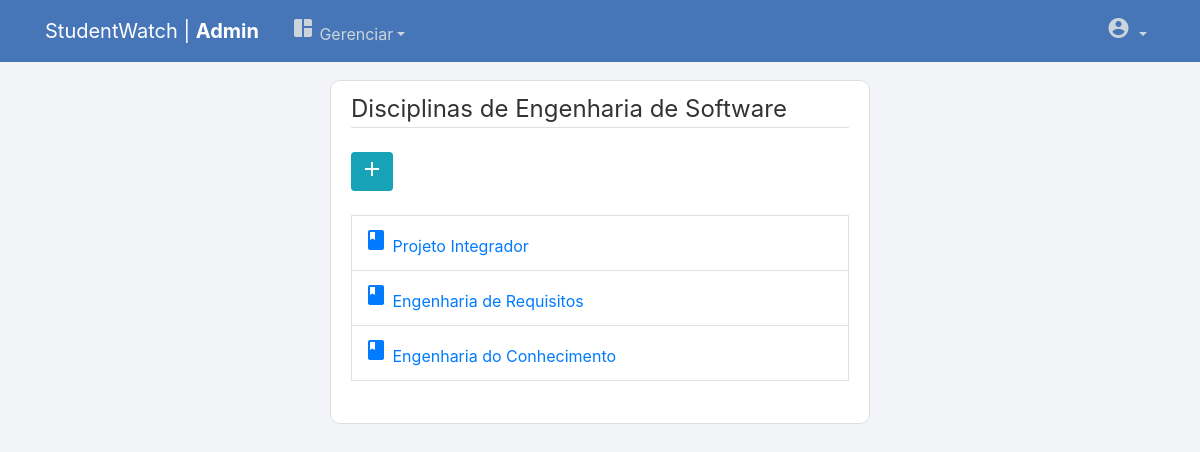
The app's page /gerenciarDisciplina/1/ (signed in) with its own data.
### manager/models.py (models this page shows, shortened)
class Curso(models.Model):
    nome = models.CharField(max_length=100)
    descricao = models.TextField(max_length=500)
    coordenador = models.ForeignKey(CoordenadorProfile, on_delete=models.SET_NULL, null=True)
    def __str__(self):
        return self.nome

class Disciplina(models.Model):
    nome = models.CharField(max_length=100)
    professor = models.ForeignKey(ProfessorProfile, on_delete=models.SET_NULL, null=True)
    curso = models.ForeignKey(Curso, on_delete=models.CASCADE, null=True)

### manager/views.py (the view)
# urls.py: path('gerenciarDisciplina/<int:pk>/', views.gerenciarDisciplina, name='gerenciarDisciplina'),
@login_required
@permission_required("manager.view_disciplina", raise_exception=True)
def gerenciarDisciplina(request, pk):
    curso_id = pk
    curso = Curso.objects.get(id=curso_id)
    disciplinas = []
    lista_disciplinas = Disciplina.objects.all()
    for x in range(len(lista_disciplinas)-1, -1, -1):
        if(lista_disciplinas[x].curso.id == curso_id):
            disciplinas.append(lista_disciplinas[x])
    if(disciplinas == []):
        disciplinas = None
        messages.warning(request, f"Não há disciplinas")
    context = {
        'disciplinas': disciplinas,
        'curso': curso
    }
    return render(request, 'manager/gerenciar-disciplina.html', context)

### manager/templates/manager/gerenciar-disciplina.html
{% extends "page/base.html" %}
{% block content %}
    <div class="content-section">
        <fieldset class="form-group">
            {% if user.is_staff %}
                <a class="btn btn-info btn-sm mb-4" href="{% url 'disciplina-create' curso.id %}"><span class="material-icons">add</span></a>
            {% endif %}
            <legend class="border-bottom mb-4">Disciplinas de {{ curso }}</legend>
            <table class="table table-bordered">
                {% for disciplina in disciplinas %}
                <tr>
                    <td>
                        <a href="{% url 'disciplina-detail' disciplina.id %}"><span class="material-icons">book</span> {{ disciplina.nome }}</a>
                    </td>
                </tr>
                {% endfor %}
            </table>
        </fieldset>
    </div>
{% endblock content %}

### page/static/page/main.css (style rules this page uses)
body { background: #f2f4f7; color: #333333; margin-top: 5rem; }
.content-section { background: #ffffff; padding: 10px 20px; border: 1px solid #dddddd; border-radius: 10px; margin-bottom: 20px; }

### records on screen
Curso: nome "Engenharia de Software"
Disciplina: nome "Projeto Integrador"
Disciplina: nome "Engenharia de Requisitos"
Disciplina: nome "Engenharia do Conhecimento"
